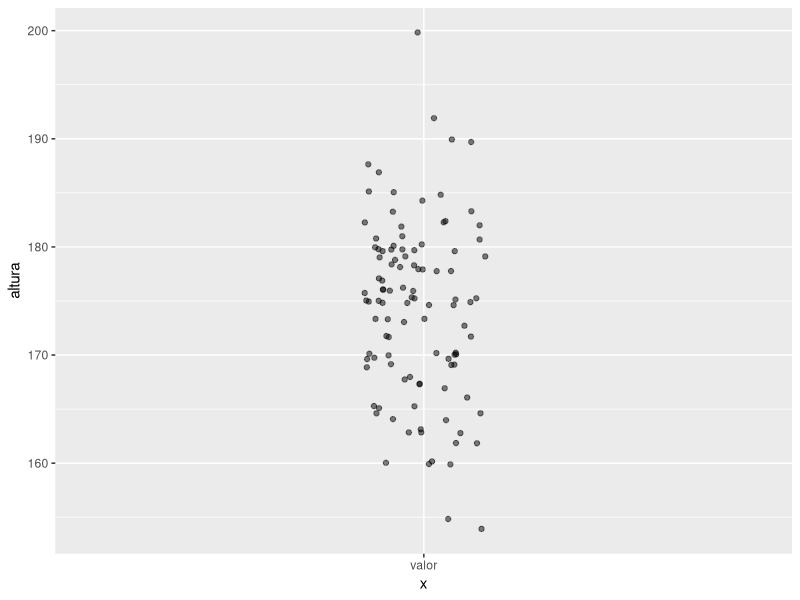
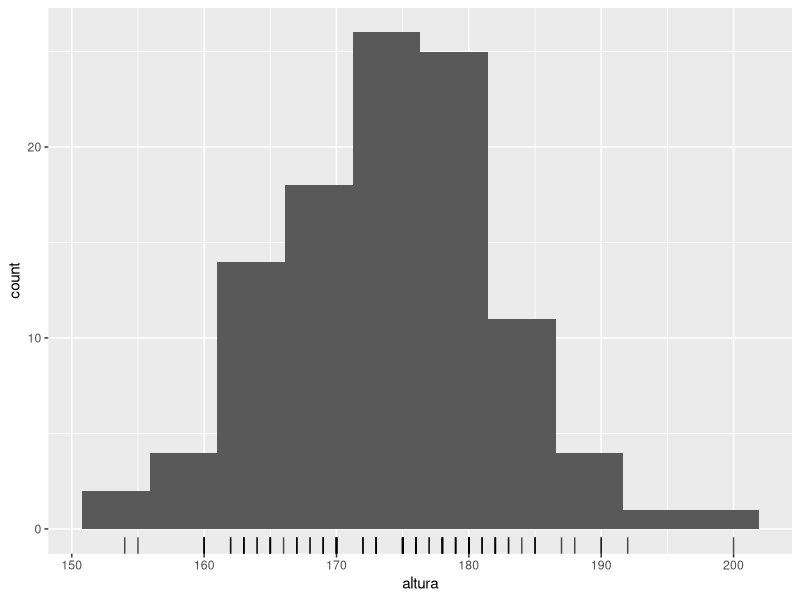
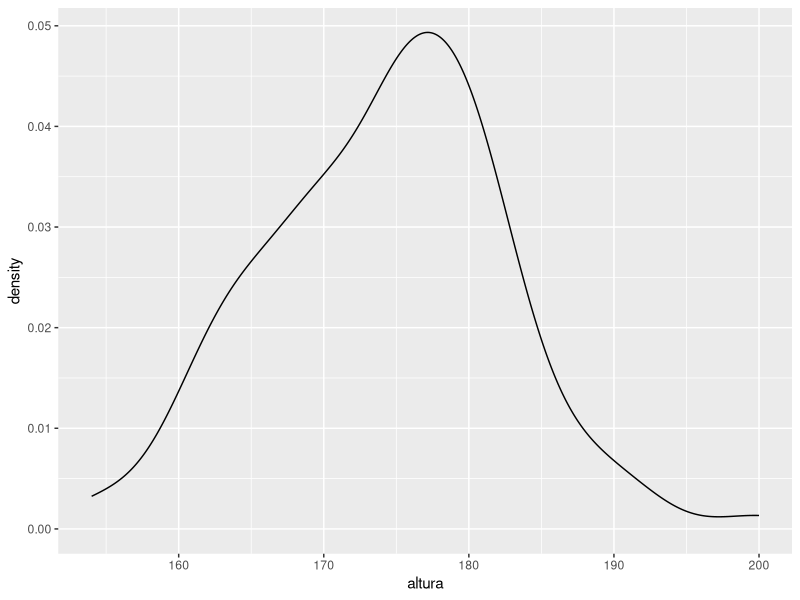
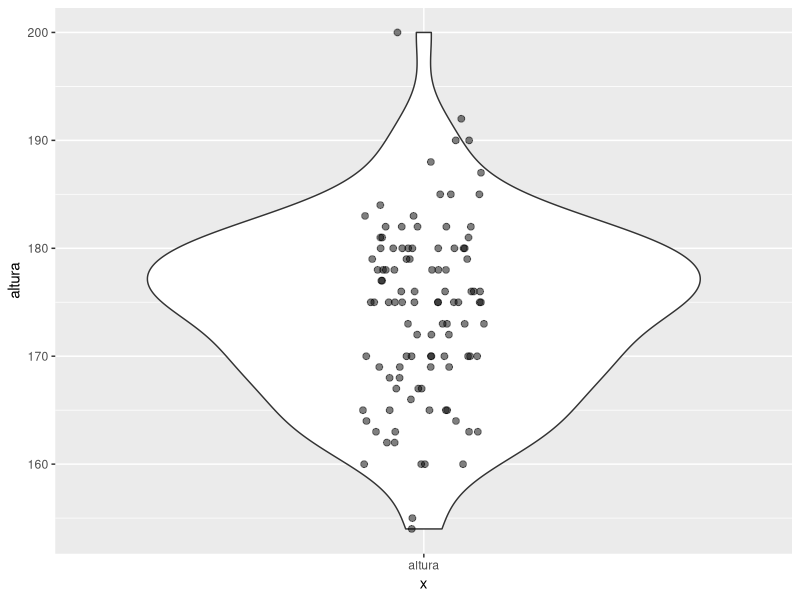
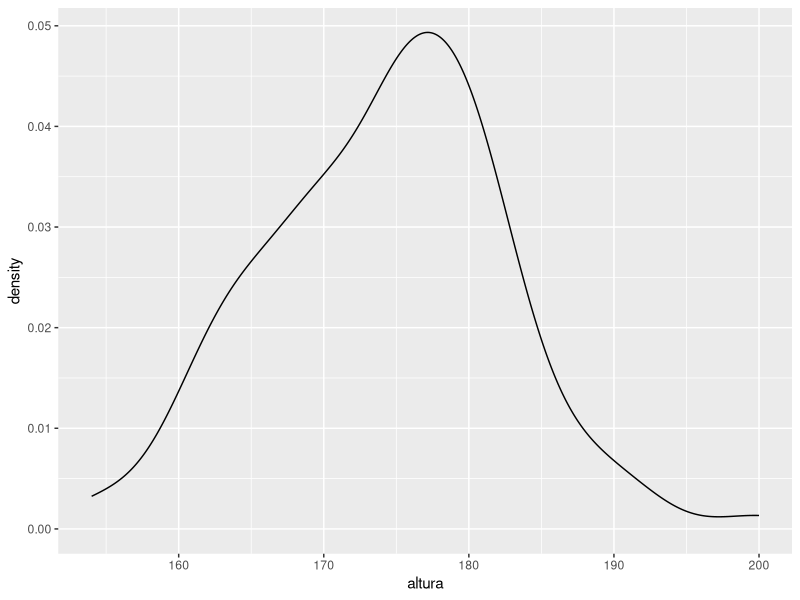
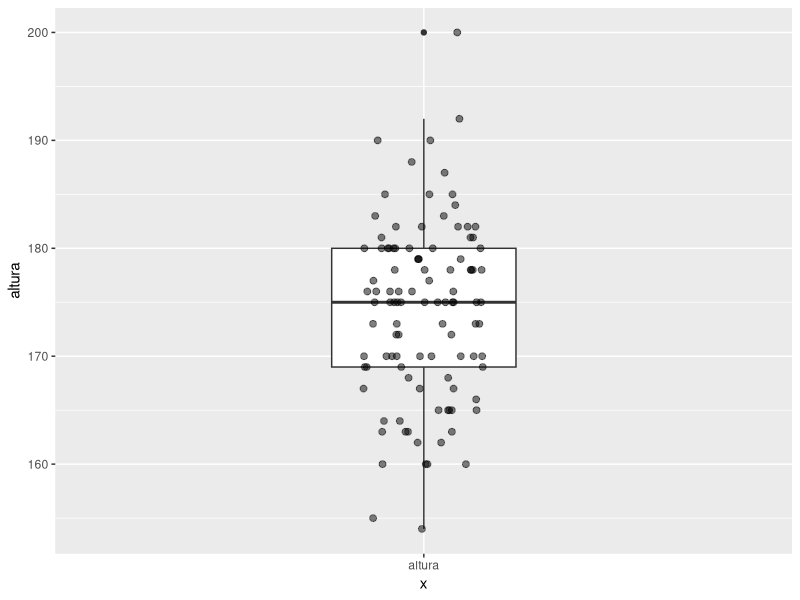
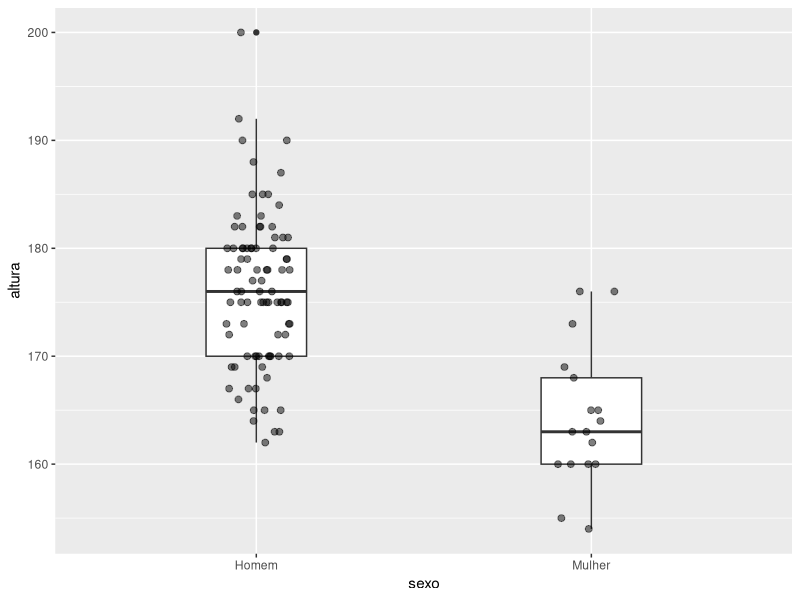
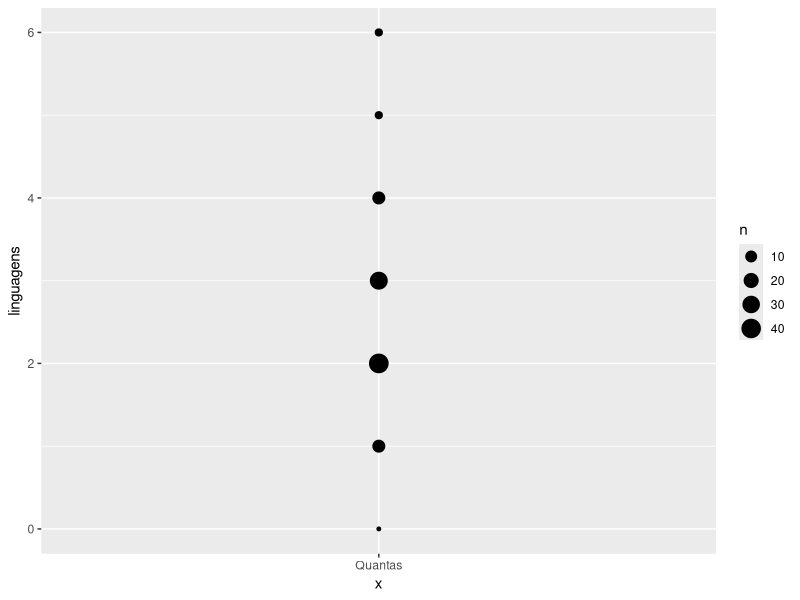

Generate these figures, in order, with R:
# Você precisará instalar esses pacotes. Faça install.packages("nome") para cada um.
library(dplyr, warn.conflicts = F)
library(readr)
library(ggplot2)
# theme_set(theme_bw()) # você pode preferir os gráficos assim
library(gmodels)

# ====================================
# LER, ARRUMAR, LIMPAR
# ====================================

# Repare que estou usando readr::read_csv em vez de base::read.csv
# read_csv é bem mais rápido, adivinha melhor os tipos das colunas
# e nunca usa Factor, sempre usa String no lugar. Geralmente ajuda.
dados = read_csv("dados//Dados de alunos para as aulas de FPCC-report.csv")

View(dados)

# usando dplyr
dados %>% View()

# Renomeia as colunas e mantém apenas as que quero
dados = dados %>% 
  select(curso = `De que curso você é aluno?`, 
         sexo = `Você é...`, 
         altura = `Qual a sua altura em centímetros?`,
         repositorios = `Em quantos repositórios de software você lembra ter contribuído nos últimos 2 anos?`, 
         linguagens = `Em quantas linguagens de programação você se considera fluente?`,
         projetos_de_pesquisa = `Em quantos projetos de pesquisa você lembra ter participado?`, 
         confianca_estatistica = `Qual seu nível de confiança hoje no uso de métodos estatísticos para analisar o resultado de um experimento?`, 
         gosta_de_forms = `O quanto você gosta de formulários online? (Obrigado por ter respondido este!)`,
         submissao = `Submit Date (UTC)`,
         fpcc2 = `Você já cursou, está cursando ou não cursou FPCC 2?`)

# Remove NAs
dados = dados %>% 
  filter(complete.cases(dados))

glimpse(dados)

# ====================================
# EXPLORAR, VISUALIZAR
# ====================================

# ------------------------------------
# Variáveis numéricas
# ------------------------------------

# Altura
ggplot(data = dados, 
       mapping = aes(x = "valor", 
                     y = altura)) + 
  geom_point(alpha = 0.5, position = position_jitter(width = .1))

dados %>% 
  ggplot(mapping = aes(x = altura)) + 
  geom_histogram(bins = 10) + 
  geom_rug(alpha = 0.7)

dados %>% 
  ggplot(mapping = aes(x = altura)) + 
  geom_density()  
  #geom_freqpoly(bins = 10)
  
ggplot(dados, aes(x = "altura", y = altura)) + 
  geom_violin() + 
  geom_point(position = position_jitter(width = 0.1, height = 0), size = 2, alpha = 0.5)

ggplot(dados, mapping = aes(x = altura)) + 
  #geom_histogram(bins = 12) 
  # geom_freqpoly(bins = 20)
  geom_density() 
  # geom_rug()

# boxplots
ggplot(dados, aes(x = "altura", y = altura)) + 
  geom_boxplot(width = .3) + 
  geom_point(position = position_jitter(width = 0.1, height = 0), size = 2, alpha = 0.5)

ggplot(dados, aes(x = sexo, y = altura)) + 
  geom_boxplot(width = .3) + 
  geom_point(position = position_jitter(width = 0.1, height = 0), size = 2, alpha = 0.5)

dados %>% 
  group_by(sexo) %>% 
  summarise(iqr = IQR(altura), 
            sd = sd(altura))

# Linguagens de programação
dados %>% 
  ggplot(mapping = aes(x = "Quantas", y = linguagens)) + 
  # geom_point()
  geom_count()

dados %>% 
  ggplot(mapping = aes(x = linguagens)) + 
  geom_histogram(bins = 6)

# Compare com repos
dados %>% 
  #filter(repositorios < 10) %>% 
  ggplot(mapping = aes(x = repositorios)) + 
  geom_histogram(bins = 16) + 
  geom_vline(xintercept = mean(dados$repositorios), colour = "orange") + 
  geom_vline(xintercept = median(dados$repositorios), colour = "blue")

# Qual o formato esperado da distribuição para as demais variáveis?

# Validade e confiabilidade das variáveis

# Medias e medianas

dados %>% 
  #filter(repositorios < 10) %>% 
  ggplot(mapping = aes(x = repositorios, fill = curso)) + 
  geom_histogram(bins = 6) + 
  facet_grid(curso ~ .) + 
  geom_rug()

dados %>% 
  group_by(curso) %>% 
  summarise(linguagens.media = mean(linguagens), 
            repos.medio = mean(repositorios))

dados %>% 
  group_by(sexo) %>% 
  summarise(altura.media = mean(altura), 
            sd.altura = sd(altura))


# ------------------------------------
# CATEGÓRICAS
# ------------------------------------

# Curso e sexo são categóricos
ggplot(dados) + 
  geom_bar(mapping = aes(x = curso), stat = "count") + 
  coord_flip()

ggplot(dados) + 
  geom_bar(mapping = aes(x = sexo), stat = "count") + 
  coord_flip()

ggplot(dados) + 
  geom_bar(mapping = aes(x = curso, fill = sexo), position = "fill") + # tente position = "stack"/"dodge"/"fill"
  coord_flip()


# ------------------------------------
# DUAS VARIÁVEIS
# ------------------------------------
ggplot(dados, aes (y = repositorios, 
                   x = linguagens)) + 
  geom_point(size = 2, alpha = 0.6)

ggplot(dados, aes(x = curso, y = altura)) + 
  #geom_boxplot(alpha = 0.2) +
  geom_violin() + 
  geom_point(position = position_jitter(width = 0.07), size = 4, alpha = 0.5)

CrossTable(dados$sexo, dados$curso, prop.chisq = FALSE)
